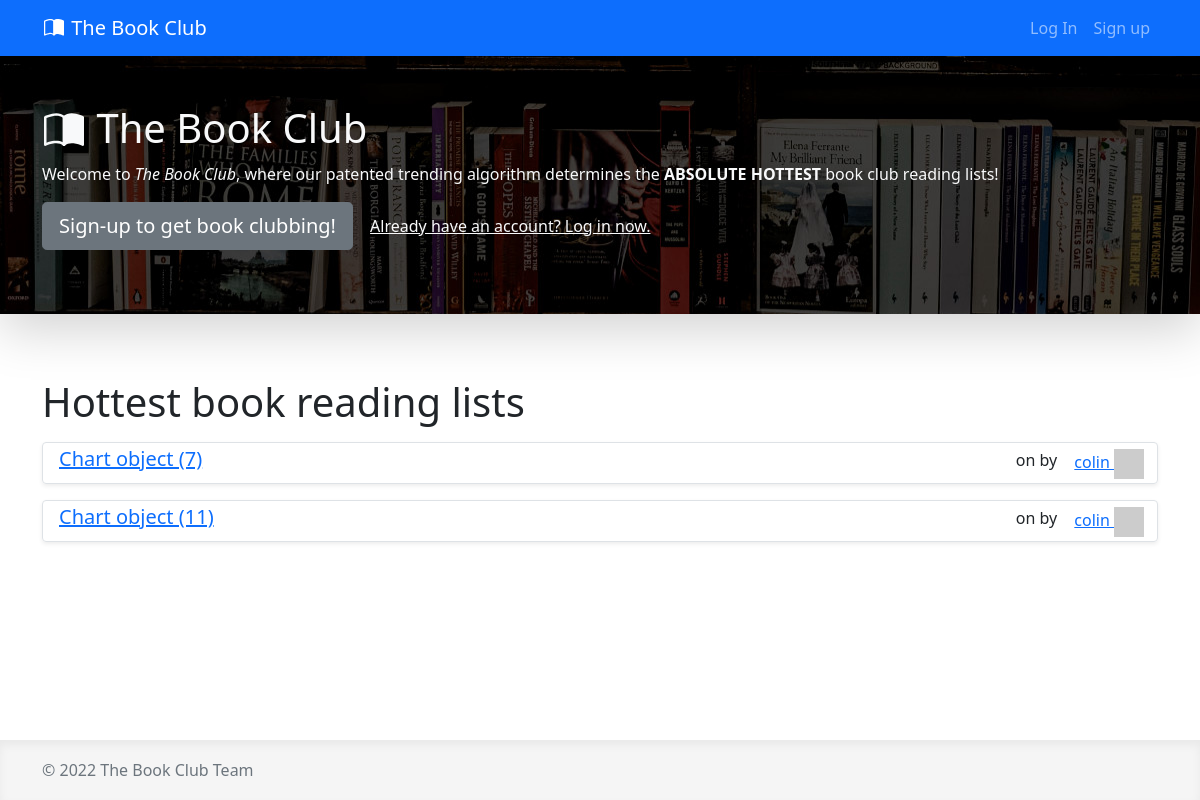
Before: / with the older database file.
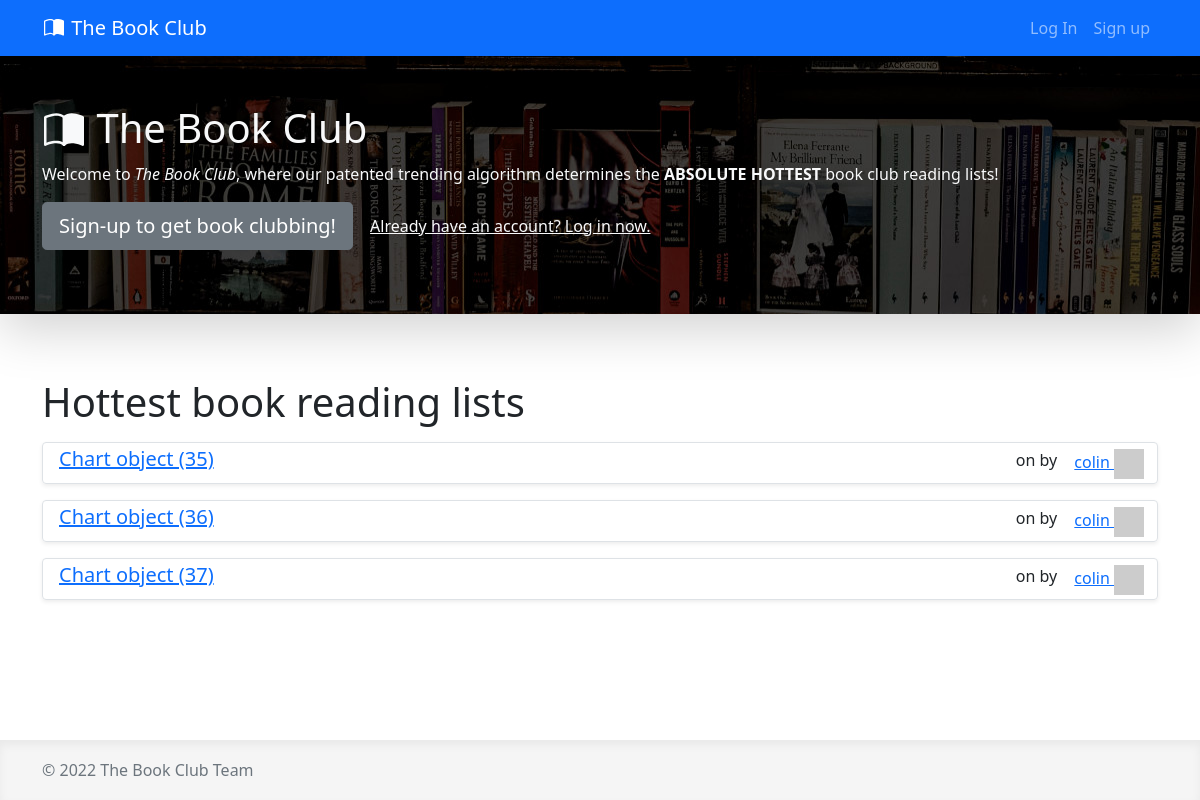
After: the same page with the newer database file.
### apps/core/models.py (models this page shows)
class Chart(models.Model):
    creator_user= models.ForeignKey(
        User,
        on_delete=models.CASCADE,
    )
    chart_type = models.CharField(max_length=15, choices=CHARTS)
    day = models.CharField(max_length = 2, default='01')
    month = models.CharField(max_length = 15, choices= MONTH)
    year = models.CharField(max_length = 15, choices= YEAR)
    stateAbr = models.CharField(max_length=2)
    filter_field = models.CharField(max_length = 40,choices=DATA_FIELDS)
    plot_entry = models.TextField()

### apps/accounts/models.py (models this page shows)
class User(AbstractUser):
    bio = models.TextField()
    def gravatar(self, size=None):
        GRAVATAR_URL = 'https://gravatar.com/avatar/%s?d=identicon%s'
        email = str(self.email).strip().lower()
        digest = hashlib.md5(email.encode('utf-8')).hexdigest()
        if size:
            size_str = '&s=%i' % size
        else:
            size_str = ''
        return GRAVATAR_URL % (digest, size_str)

### apps/core/views.py (the view)
# urls.py: path('', views.reading_list_home, name="home"),
def reading_list_home(request):
    plots_svg = []
    charts = Chart.objects.all()
    for chart in charts:
        plot_svg = chart.plot_entry
        plots_svg.append(plot_svg)
    page_number = request.GET.get('page', 1)
    paginator = Paginator(charts, 4)
    results_page = paginator.page(page_number)
    context = {
        'results_page': results_page,
        'rendered_chart' : plots_svg,
    }
    return render(request, 'pages/home.html', context)

### apps/core/holding-zone/templates/pages/home.html (shortened to what this page needs)
{% extends "base.html" %}
{% block content_above_container %}
    {% if not user.is_authenticated %}
        {% include "snippets/hero.html" %}
    {% endif %}
{% endblock content_above_container %}
{% block content %}
<h1>Hottest book reading lists</h1>
{% include "snippets/reading_lists.html" %}
{% endblock content %}

### apps/core/holding-zone/templates/base.html (shortened to what this page needs)
{% load static %}
<!DOCTYPE html>
<html lang="en">
  <head>
    <link rel="stylesheet" href="https://bootswatch.com/5/minty/bootstrap.min.css" />
    <link href="{% static 'css/signinform.css' %}" rel="stylesheet">
    <link href="{% static 'css/custom.css' %}" rel="stylesheet">
  </head>
<body>
{% include "snippets/navbar.html" %}
{% block content_above_container %}
{% endblock content_above_container %}
{% block main %}
    <div class="container pt-3">
      {% block content %}{% endblock content %}
    </div>
{% endblock main %}
    <footer class="footer">
        <div class="container">
            <span class="text-muted">
                &copy; {% now "Y" %} The Book Club Team
            </span>
        </div>
    </footer>
  </body>
</html>

### apps/core/holding-zone/templates/snippets/navbar.html (shortened to what this page needs)
<nav class="navbar navbar-expand-md navbar-dark bg-primary text-light">
    <div class="container">
        <a class="navbar-brand" href="/">
            The Book Club
        </a>
        <div class="collapse navbar-collapse" id="navbarSupportedContent">
            <ul class="navbar-nav ms-auto">
                {% if request.user.is_authenticated %}
                    <li class="nav-item me-5">
                        <a href="/list/create/" class="nav-link">
                            {% include "snippets/icons/plus.svg" %}
                            Create
                        </a>
                    </li>
                    <li class="nav-item">
                        <a class="nav-link" href="{% url 'logout' %}" >Sign Out</a>
                    </li>
                    <li class="nav-item">
                        <a class="nav-link" href="{% url 'view_profile' request.user %}" >
                            {{ request.user }}
                            <img src="{{ user.gravatar }}" class="navbar-avatar" />
                        </a>
                    </li>
                {% else %}
                    <li class="nav-item">
                        <a class="nav-link" href="{% url 'login' %}">Log In</a>
                    </li>
                    <li class="nav-item">
                        <a class="nav-link" href="{% url 'signup' %}">Sign up</a>
                    </li>
                {% endif %}
            </ul>
        </div>
    </div>
</nav>

### apps/core/holding-zone/templates/snippets/hero.html (shortened to what this page needs)
<div class="hero-unit mb-5 pt-5 pb-5 shadow-lg">
    <div class="container">
        <h1 class="text-light">
            The Book Club
        </h1>
        <p class="text-light">
            Welcome to <em>The Book Club</em>, where our patented trending
            algorithm determines the <strong>ABSOLUTE HOTTEST</strong> book
            club reading lists!
        </p>
        <p>
            <a class="btn btn-lg btn-secondary" href="{% url 'signup' %}">Sign-up to get book clubbing!</a>
            <a class="btn btn-link text-light" href="{% url 'login' %}">Already have an account? Log in now.</a>
        </p>
    </div>
</div>

### apps/core/holding-zone/templates/snippets/reading_lists.html (shortened to what this page needs)
{% load django_bootstrap5 %}
{% for rl in results_page %}
    <div class="d-flex justify-content-between mt-3 border rounded shadow-sm">
        <div class="ms-3 mt-1 mb-1 position-relative">
            <h5><a href="/list/{{ rl.id }}/" class="stretched-link">{{ rl }} </a></h5>
        </div>
        <div>
            on {{ rl.created|date:"F jS Y" }} by
            <a class="btn btn-link" href="{% url "view_profile" rl.creator_user.username %}">
                {{ rl.creator_user }}
                <img src="{{ rl.creator_user.gravatar }}" class="navbar-avatar" />
            </a>
        </div>
    </div>
{% empty %}
    <p>No reading lists... yet!</p>
{% endfor %}

### apps/core/static/css/custom.css (style rules this page uses)
html { position: relative; min-height: 100%; }
body { margin-bottom: 150px; }
.footer { position: absolute; bottom: 0; width: 100%; height: 60px; line-height: 60px; background-color: #f5f5f5; box-shadow: inset 0 5px 10px 0 rgba(0, 0, 0, 0.05); }
.navbar-avatar { height: 30px; margin-top: -10px; margin-bottom: -10px; }
.hero-unit { background: url('../img/books_bg_2.jpg') no-repeat; }

Changed rows visible on the page:
removed Chart: id "Chart object (7)", creator_user "colin"
removed Chart: id "Chart object (11)", creator_user "colin"
added Chart: id "Chart object (35)", creator_user "colin"
added Chart: id "Chart object (36)", creator_user "colin"
added Chart: id "Chart object (37)", creator_user "colin"
